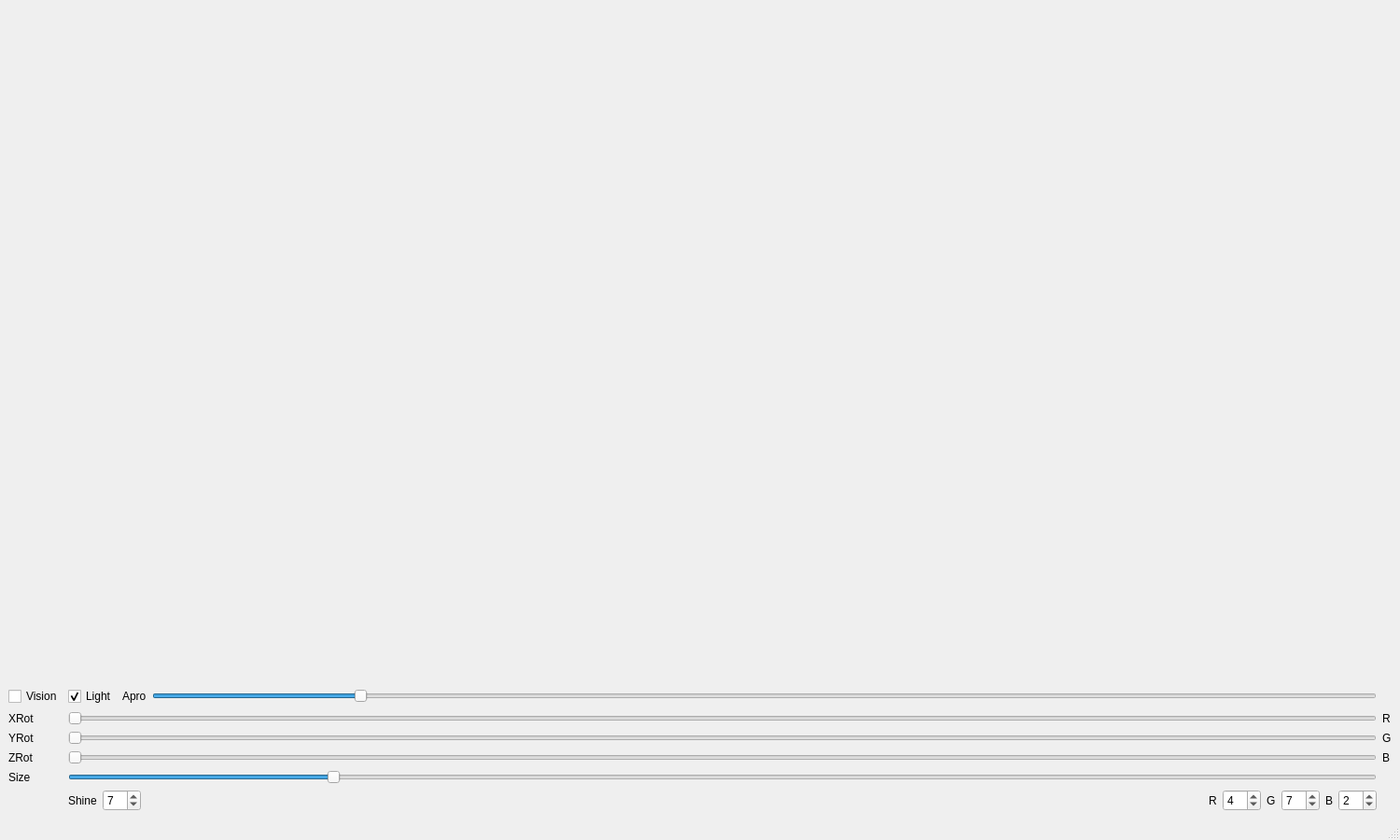
<?xml version="1.0" encoding="UTF-8"?>
<ui version="4.0">
 <class>MainWindow</class>
 <widget class="QMainWindow" name="MainWindow">
  <property name="geometry">
   <rect>
    <x>0</x>
    <y>0</y>
    <width>1500</width>
    <height>900</height>
   </rect>
  </property>
  <property name="windowTitle">
   <string>Laba4-6</string>
  </property>
  <widget class="QWidget" name="centralwidget">
   <layout class="QGridLayout" name="gridLayout">
    <item row="1" column="0">
     <layout class="QGridLayout" name="gridLayout_3">
      <item row="4" column="0">
       <widget class="QLabel" name="label_4">
        <property name="text">
         <string>Size</string>
        </property>
       </widget>
      </item>
      <item row="3" column="2">
       <widget class="QSlider" name="zRot">
        <property name="maximum">
         <number>360</number>
        </property>
        <property name="orientation">
         <enum>Qt::Horizontal</enum>
        </property>
       </widget>
      </item>
      <item row="1" column="3">
       <layout class="QVBoxLayout" name="verticalLayout_5">
        <item>
         <widget class="QLabel" name="label_7">
          <property name="text">
           <string>R</string>
          </property>
         </widget>
        </item>
       </layout>
      </item>
      <item row="2" column="2">
       <widget class="QSlider" name="yRot">
        <property name="maximum">
         <number>360</number>
        </property>
        <property name="orientation">
         <enum>Qt::Horizontal</enum>
        </property>
       </widget>
      </item>
      <item row="0" column="3">
       <layout class="QVBoxLayout" name="verticalLayout_4"/>
      </item>
      <item row="2" column="3">
       <layout class="QVBoxLayout" name="verticalLayout_6">
        <item>
         <widget class="QLabel" name="label_8">
          <property name="text">
           <string>G</string>
          </property>
         </widget>
        </item>
       </layout>
      </item>
      <item row="4" column="2">
       <widget class="QSlider" name="size">
        <property name="maximum">
         <number>500</number>
        </property>
        <property name="pageStep">
         <number>1</number>
        </property>
        <property name="value">
         <number>100</number>
        </property>
        <property name="orientation">
         <enum>Qt::Horizontal</enum>
        </property>
       </widget>
      </item>
      <item row="2" column="0">
       <widget class="QLabel" name="label_2">
        <property name="text">
         <string>YRot</string>
        </property>
       </widget>
      </item>
      <item row="1" column="2">
       <widget class="QSlider" name="xRot">
        <property name="maximum">
         <number>360</number>
        </property>
        <property name="orientation">
         <enum>Qt::Horizontal</enum>
        </property>
       </widget>
      </item>
      <item row="0" column="2">
       <layout class="QHBoxLayout" name="horizontalLayout">
        <item>
         <widget class="QCheckBox" name="light">
          <property name="text">
           <string>Light</string>
          </property>
          <property name="checked">
           <bool>true</bool>
          </property>
         </widget>
        </item>
        <item>
         <widget class="QLabel" name="label_5">
          <property name="text">
           <string>Apro</string>
          </property>
         </widget>
        </item>
        <item>
         <widget class="QSlider" name="apro">
          <property name="minimum">
           <number>2</number>
          </property>
          <property name="maximum">
           <number>50</number>
          </property>
          <property name="value">
           <number>10</number>
          </property>
          <property name="orientation">
           <enum>Qt::Horizontal</enum>
          </property>
         </widget>
        </item>
       </layout>
      </item>
      <item row="1" column="0">
       <widget class="QLabel" name="label">
        <property name="text">
         <string>XRot</string>
        </property>
       </widget>
      </item>
      <item row="3" column="3">
       <layout class="QVBoxLayout" name="verticalLayout_7">
        <item>
         <widget class="QLabel" name="label_9">
          <property name="text">
           <string>B</string>
          </property>
         </widget>
        </item>
       </layout>
      </item>
      <item row="3" column="0">
       <widget class="QLabel" name="label_3">
        <property name="text">
         <string>ZRot</string>
        </property>
       </widget>
      </item>
      <item row="0" column="0">
       <widget class="QCheckBox" name="vision">
        <property name="text">
         <string>Vision</string>
        </property>
        <property name="checked">
         <bool>false</bool>
        </property>
       </widget>
      </item>
      <item row="5" column="2">
       <layout class="QHBoxLayout" name="horizontalLayout_6">
        <item>
         <widget class="QLabel" name="label_12">
          <property name="text">
           <string>Shine</string>
          </property>
         </widget>
        </item>
        <item>
         <widget class="QSpinBox" name="shine">
          <property name="maximum">
           <number>10</number>
          </property>
          <property name="value">
           <number>7</number>
          </property>
         </widget>
        </item>
        <item>
         <spacer name="horizontalSpacer">
          <property name="orientation">
           <enum>Qt::Horizontal</enum>
          </property>
          <property name="sizeHint" stdset="0">
           <size>
            <width>40</width>
            <height>20</height>
           </size>
          </property>
         </spacer>
        </item>
        <item>
         <widget class="QLabel" name="label_11">
          <property name="text">
           <string>R</string>
          </property>
         </widget>
        </item>
        <item>
         <widget class="QSpinBox" name="colorR">
          <property name="maximum">
           <number>10</number>
          </property>
          <property name="value">
           <number>4</number>
          </property>
         </widget>
        </item>
        <item>
         <widget class="QLabel" name="label_13">
          <property name="text">
           <string>G</string>
          </property>
         </widget>
        </item>
        <item>
         <widget class="QSpinBox" name="colorG">
          <property name="maximum">
           <number>10</number>
          </property>
          <property name="value">
           <number>7</number>
          </property>
         </widget>
        </item>
        <item>
         <widget class="QLabel" name="label_14">
          <property name="text">
           <string>B</string>
          </property>
         </widget>
        </item>
        <item>
         <widget class="QSpinBox" name="colorB">
          <property name="maximum">
           <number>10</number>
          </property>
          <property name="value">
           <number>2</number>
          </property>
         </widget>
        </item>
       </layout>
      </item>
     </layout>
    </item>
    <item row="0" column="0">
     <widget class="MyOpenGLWidget" name="widget" native="true"/>
    </item>
   </layout>
  </widget>
  <widget class="QMenuBar" name="menubar">
   <property name="geometry">
    <rect>
     <x>0</x>
     <y>0</y>
     <width>1500</width>
     <height>26</height>
    </rect>
   </property>
  </widget>
  <widget class="QStatusBar" name="statusbar"/>
 </widget>
 <customwidgets>
  <customwidget>
   <class>MyOpenGLWidget</class>
   <extends>QWidget</extends>
   <header location="global">myopenglwidget.h</header>
   <container>1</container>
   <slots>
    <signal>xRotChanged(int)</signal>
    <signal>yRotChanged(int)</signal>
    <signal>zRotChanged(int)</signal>
    <signal>paramChanged(int)</signal>
    <signal>visionChanged(int)</signal>
    <signal>prgChanged(int)</signal>
    <signal>aproChanged(int)</signal>
    <signal>shineChanged(int)</signal>
    <signal>colorRChanged(int)</signal>
    <signal>colorGChanged(int)</signal>
    <signal>colorBChanged(int)</signal>
    <slot>setXRot(int)</slot>
    <slot>setYRot(int)</slot>
    <slot>setZRot(int)</slot>
    <slot>setParam(int)</slot>
    <slot>setVision(int)</slot>
    <slot>setPrg(int)</slot>
    <slot>setApro(int)</slot>
    <slot>setShine(int)</slot>
    <slot>setColorR(int)</slot>
    <slot>setColorB(int)</slot>
    <slot>setColorG(int)</slot>
   </slots>
  </customwidget>
 </customwidgets>
 <resources/>
 <connections>
  <connection>
   <sender>vision</sender>
   <signal>stateChanged(int)</signal>
   <receiver>widget</receiver>
   <slot>setVision(int)</slot>
   <hints>
    <hint type="sourcelabel">
     <x>67</x>
     <y>515</y>
    </hint>
    <hint type="destinationlabel">
     <x>28</x>
     <y>290</y>
    </hint>
   </hints>
  </connection>
  <connection>
   <sender>light</sender>
   <signal>stateChanged(int)</signal>
   <receiver>widget</receiver>
   <slot>setPrg(int)</slot>
   <hints>
    <hint type="sourcelabel">
     <x>134</x>
     <y>515</y>
    </hint>
    <hint type="destinationlabel">
     <x>113</x>
     <y>280</y>
    </hint>
   </hints>
  </connection>
  <connection>
   <sender>apro</sender>
   <signal>valueChanged(int)</signal>
   <receiver>widget</receiver>
   <slot>setApro(int)</slot>
   <hints>
    <hint type="sourcelabel">
     <x>500</x>
     <y>516</y>
    </hint>
    <hint type="destinationlabel">
     <x>254</x>
     <y>262</y>
    </hint>
   </hints>
  </connection>
  <connection>
   <sender>xRot</sender>
   <signal>valueChanged(int)</signal>
   <receiver>widget</receiver>
   <slot>setXRot(int)</slot>
   <hints>
    <hint type="sourcelabel">
     <x>446</x>
     <y>598</y>
    </hint>
    <hint type="destinationlabel">
     <x>456</x>
     <y>215</y>
    </hint>
   </hints>
  </connection>
  <connection>
   <sender>yRot</sender>
   <signal>valueChanged(int)</signal>
   <receiver>widget</receiver>
   <slot>setYRot(int)</slot>
   <hints>
    <hint type="sourcelabel">
     <x>591</x>
     <y>679</y>
    </hint>
    <hint type="destinationlabel">
     <x>659</x>
     <y>301</y>
    </hint>
   </hints>
  </connection>
  <connection>
   <sender>zRot</sender>
   <signal>valueChanged(int)</signal>
   <receiver>widget</receiver>
   <slot>setZRot(int)</slot>
   <hints>
    <hint type="sourcelabel">
     <x>485</x>
     <y>748</y>
    </hint>
    <hint type="destinationlabel">
     <x>839</x>
     <y>307</y>
    </hint>
   </hints>
  </connection>
  <connection>
   <sender>size</sender>
   <signal>valueChanged(int)</signal>
   <receiver>widget</receiver>
   <slot>setParam(int)</slot>
   <hints>
    <hint type="sourcelabel">
     <x>552</x>
     <y>817</y>
    </hint>
    <hint type="destinationlabel">
     <x>1030</x>
     <y>278</y>
    </hint>
   </hints>
  </connection>
  <connection>
   <sender>shine</sender>
   <signal>valueChanged(int)</signal>
   <receiver>widget</receiver>
   <slot>setShine(int)</slot>
   <hints>
    <hint type="sourcelabel">
     <x>1460</x>
     <y>520</y>
    </hint>
    <hint type="destinationlabel">
     <x>1165</x>
     <y>309</y>
    </hint>
   </hints>
  </connection>
  <connection>
   <sender>colorR</sender>
   <signal>valueChanged(int)</signal>
   <receiver>widget</receiver>
   <slot>setColorR(int)</slot>
   <hints>
    <hint type="sourcelabel">
     <x>1453</x>
     <y>602</y>
    </hint>
    <hint type="destinationlabel">
     <x>1217</x>
     <y>398</y>
    </hint>
   </hints>
  </connection>
  <connection>
   <sender>colorG</sender>
   <signal>valueChanged(int)</signal>
   <receiver>widget</receiver>
   <slot>setColorG(int)</slot>
   <hints>
    <hint type="sourcelabel">
     <x>1461</x>
     <y>679</y>
    </hint>
    <hint type="destinationlabel">
     <x>1304</x>
     <y>432</y>
    </hint>
   </hints>
  </connection>
  <connection>
   <sender>colorB</sender>
   <signal>valueChanged(int)</signal>
   <receiver>widget</receiver>
   <slot>setColorB(int)</slot>
   <hints>
    <hint type="sourcelabel">
     <x>1455</x>
     <y>763</y>
    </hint>
    <hint type="destinationlabel">
     <x>1377</x>
     <y>379</y>
    </hint>
   </hints>
  </connection>
 </connections>
</ui>
